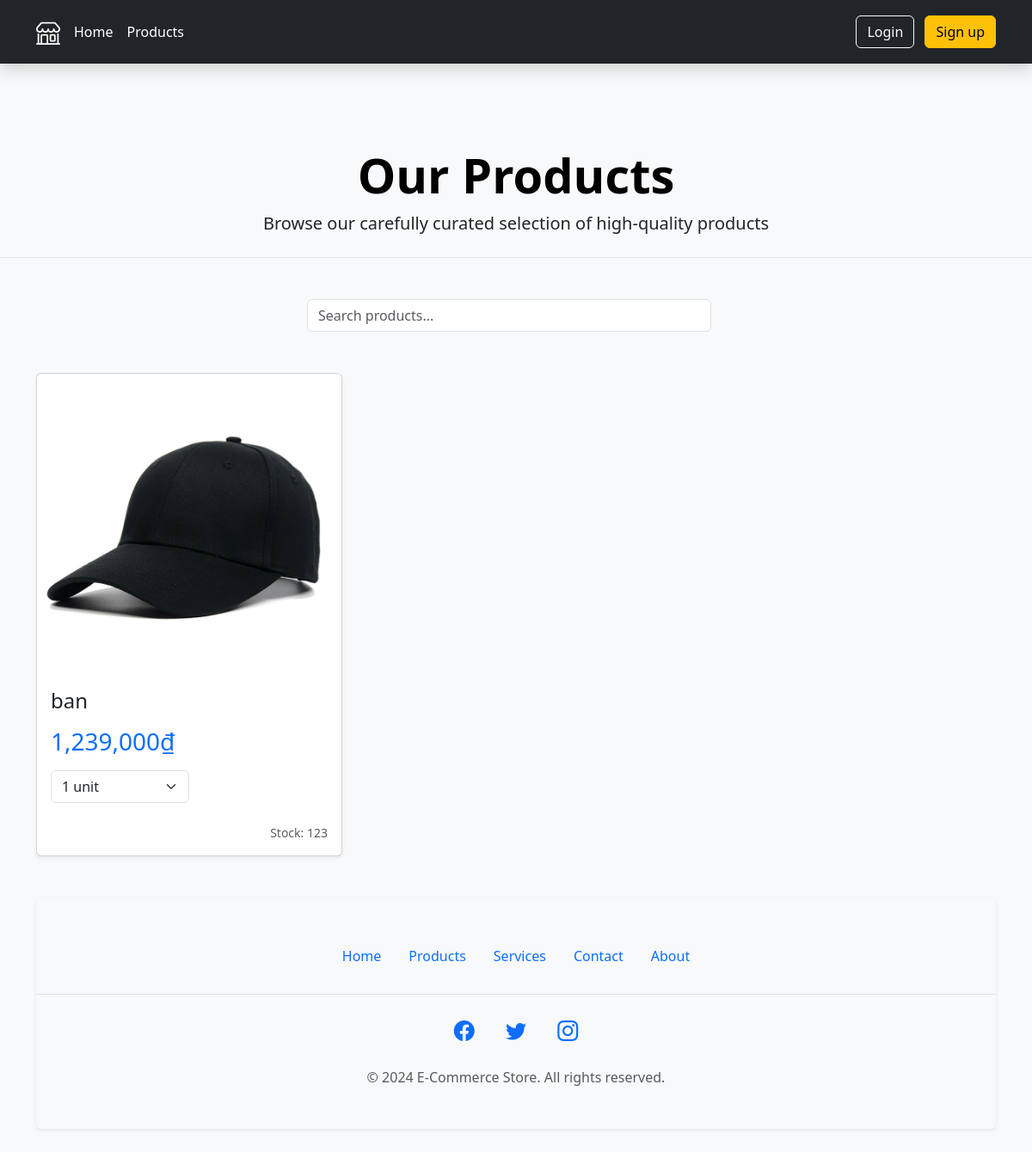
Page /products on the committed database.
### main.py (models this page shows)
class Product(db.Model):
    __tablename__ = "products"
    id: Mapped[int] = mapped_column(Integer, primary_key=True)
    name: Mapped[str] = mapped_column(String, nullable=False)
    number: Mapped[int] = mapped_column(Integer, nullable=False)
    price: Mapped[int] = mapped_column(Integer, nullable=False)
    img_path: Mapped[str] = mapped_column(String, nullable=False)
    selections = relationship("Selection", back_populates="product")

### main.py (the view)
@app.route('/products')
def products():
    list = db.session.execute(db.select(Product)).scalars().all()
    return render_template('products.html', list=list)

### templates/products.html (shortened to what this page needs)
{% include 'header.html' %}
<div class="px-5 pt-5 my-5 text-center border-bottom">
  <h1 class="display-4 fw-bold text-body-emphasis">Our Products</h1>
  <p class="lead mb-4">Browse our carefully curated selection of high-quality products</p>
</div>
<div class="row mb-5">
  <div class="col">
  </div>
  <div class="col col-5 col">
    <form class="col-12 col-lg-auto mb-3 mb-lg-0 me-lg-3" role="search" method="post" action="{{url_for('find')}}">
      <input type="text" id="name" name="name" class="form-control form-control-dark" placeholder="Search products..."
        aria-label="Search">
    </form>
  </div>
  <div class="col">
  </div>
</div>
<div class="container">
  <div class="row row-cols-1 row-cols-sm-2 row-cols-md-3 g-4">
    {% for each in list: %}
    <div class="col">
      <div class="card h-100 shadow-sm hover-shadow transition-all">
        <div class="position-relative">
          <img class="card-img-top"
            alt="{{each.name}}" style="height: 350px; width: 100%; object-fit: cover;" src="{{each.img_path}}">
        </div>
        <div class="card-body d-flex flex-column">
          <h2 class="card-title h4 mb-3">{{each.name}}</h2>
          <h3 class="text-primary mb-3">{{each.price}}</h3>
          <form method="post" action="{{url_for('add_to_cart')}}" class="mb-3">
            <select id="quantity" name="quantity" class="form-select mb-2 w-50" aria-label="Select quantity">
              {% for i in range(1, each.number + 1): %}
              <option value="{{i}}">{{i}} unit{% if i > 1 %}s{% endif %}</option>
              {% endfor %}
            </select>
          </form>
          <div class="mt-auto">
            <div class="d-flex justify-content-between align-items-center">
              <small class="text-muted">Stock: {{each.number}}</small>
            </div>
          </div>
        </div>
      </div>
    </div>
    {% endfor %}
  </div>
</div>
{% include 'footer.html' %}

### static/css/styles.css (style rules this page uses)
body { font-family: 'Segoe UI', Tahoma, Geneva, Verdana, sans-serif; background-color: #f8f9fa; color: #212529; }

### rows in the picture
Product: name "ban", price "1,239,000₫", quantity "1 unit", number "123"
